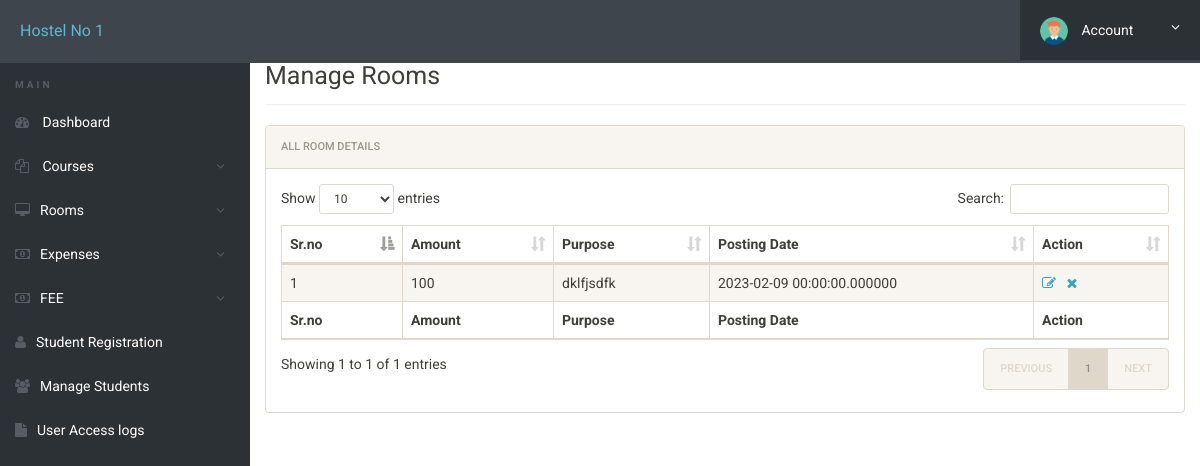
Screenshot of /manage-expenses.php?year=23&month=02&i=true (signed in) with the database file from the repository.
### tables this page shows
CREATE TABLE `expenses` (
  `no` int(11) NOT NULL,
  `date` datetime(6) DEFAULT NULL,
  `amount` varchar(50) NOT NULL,
  `purpose` varchar(100) NOT NULL
);

### manage-expenses.php (the view, shortened to what this page needs)
<?php
include('includes/config.php');
?>
<!doctype html>
<html lang="en" class="no-js">
<head>
	<link rel="stylesheet" href="css/font-awesome.min.css">
	<link rel="stylesheet" href="css/bootstrap.min.css">
	<link rel="stylesheet" href="css/dataTables.bootstrap.min.css">
	<link rel="stylesheet" href="css/bootstrap-social.css">
	<link rel="stylesheet" href="css/bootstrap-select.css">
	<link rel="stylesheet" href="css/fileinput.min.css">
	<link rel="stylesheet" href="css/awesome-bootstrap-checkbox.css">
	<link rel="stylesheet" href="css/style.css">
</head>
<body>
	<?php include('includes/header.php');?>
	<div class="ts-main-content">
			<?php include('includes/sidebar.php');?>
		<div class="content-wrapper">
			<div class="container-fluid">
				<div class="row">
					<div class="col-md-12">
						<h2 class="page-title" style="margin-top: 4%">Manage Rooms</h2>
						<div class="panel panel-default">
							<div class="panel-heading">All Room Details</div>
	 <?php
if(isset($_GET['i']))
{?>
<div class="panel-body">
								<table id="zctb" class="display table table-striped table-bordered table-hover" cellspacing="0" width="100%">
	<thead>
									   <tr>
										   <th>Sr.no</th>
										   <th>Amount</th>
										   <th>Purpose </th>
										   <th>Posting Date  </th>
										   <th>Action</th>
									   </tr>
								   </thead>
								   <tfoot>
									   <tr>
										   <th>Sr.no</th>
										   <th>Amount</th>
										   <th>Purpose </th>
										   <th>Posting Date  </th>
										   <th>Action</th>
									   </tr>
								   </tfoot>
								   <tbody>
<?php
	$year=$_GET['year'];
	$month=$_GET['month'];
	$ystart= date("Y-m-d h:i:sa",mktime(00,00,00,$month,1,$year));
	$yend=   date("Y-m-d h:i:sa",mktime(00,59,59,$month,31,$year));
	$sql="SELECT *
	FROM expenses WHERE date BETWEEN '" . $ystart . "' AND '" . $yend . "' ORDER by no DESC";
	$result = $mysqli->query($sql);
$cnt=1;
while($row=$result->fetch_object())
	  {
	  	?>
<tr><td><?php echo $cnt;;?></td>
<td><?php echo $row->amount;?></td>
<td><?php echo $row->purpose;?></td>
<td><?php echo $row->date;?></td>
<td><a href="edit-expense.php?no=<?php echo $row->no;?>"><i class="fa fa-edit"></i></a>&nbsp;&nbsp;
<a href="manage-expenses.php?del=<?php echo $row->no;?>" onclick="return confirm("Do you want to delete");"><i class="fa fa-close"></i></a></td>
										</tr>
										</tbody>
								</table>
								</div>
									<?php
$cnt=$cnt+1;
									 }}
	?>
						</div>
					</div>
				</div>
			</div>
		</div>
	</div>
</body>
</html>

### css/style.css (style rules this page uses)
html { font-size: 14px; }
@media only screen and (min-width: 480px) { html { font-size: 17px; } }
@media only screen and (min-width: 768px) { html { font-size: 14px; } }
body { font-size: 1em; }
a { color: #37a6c4; }
.panel { overflow: hidden; }
.page-title { padding-bottom: 15px; margin-bottom: 20px; border-bottom: 1px solid #f0f0f0; }
.ts-main-content .content-wrapper { padding-top: 15px; margin-top: 10px; }
@media only screen and (min-width: 992px) { .ts-main-content .content-wrapper { margin-left: 250px; } }

### rows the page displays
expenses: amount "100", purpose "dklfjsdfk", date "2023-02-09 00:00:00.000000"
